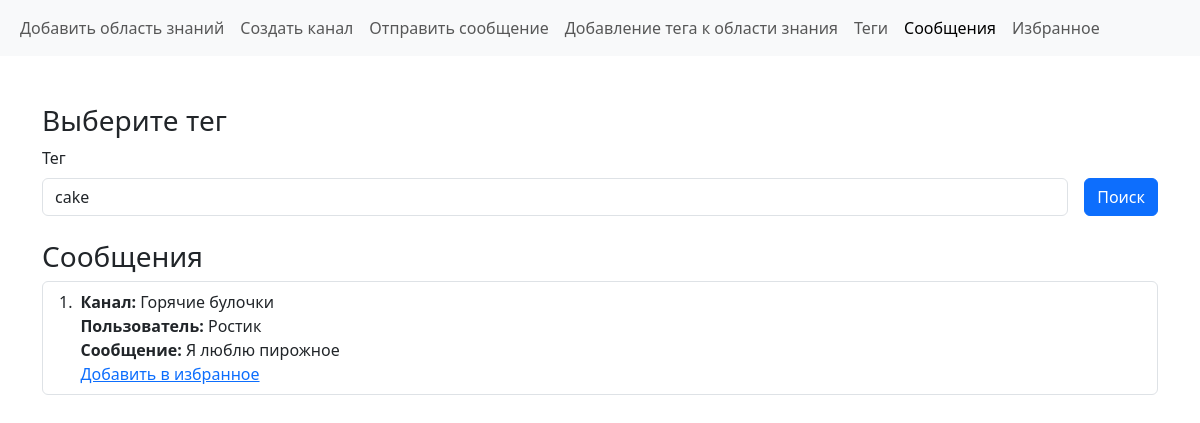
Page /message.php (signed in) on the committed database.
### tables this page shows
CREATE TABLE `message` (
  `id` int NOT NULL,
  `tag_id` int NOT NULL,
  `user_id` int NOT NULL,
  `channel_id` int NOT NULL,
  `data` text NOT NULL,
  `is_save` tinyint(1) NOT NULL DEFAULT '0'
);

CREATE TABLE `channel` (
  `id` int NOT NULL,
  `title` varchar(255) NOT NULL,
  `description` text NOT NULL
);

CREATE TABLE `user` (
  `id` int NOT NULL,
  `name` varchar(255) NOT NULL,
  `email` varchar(255) NOT NULL,
  `password` varchar(255) NOT NULL
);

### functions.php (called while the page is built, shortened)
<?
$URI = parse_url($_SERVER['REQUEST_URI'], PHP_URL_PATH);
$connect = new mysqli('localhost', 'root', '', 'tags');
function db_select($table, $args = [])
{
    global $connect;
    $where_sql = "";
    return $connect->query("SELECT * FROM `$table` $where_sql");
}
function get_tags()
{
    return db_select('tag');
}
function get_messages($tag_id = null)
{
    global $connect;
    $where_tag_sql = '';
    $where_user_sql = '';
    $select_sql = "SELECT `message`.*, `user`.`name` as `user_name`, `channel`.`title` as `channel` FROM `message`";
    $join_sql = "JOIN `user` ON `user`.`id`=`message`.`user_id` JOIN `channel` ON `channel`.`id`=`message`.`channel_id`";
    $sql = "$select_sql $join_sql WHERE $where_tag_sql `is_save` = '0' $where_user_sql";
    return $connect->query($sql);
}
require_once __DIR__ . './components/nav.php';

### message.php (the view, shortened to what this page needs)
<?
require_once './functions.php';
$tag = $_GET['tag'];
$messages = get_messages($tag);
?>
<!DOCTYPE html>
<html lang="ru">
<head>
    <link rel="stylesheet" href="https://cdn.jsdelivr.net/npm/bootstrap@5.3.0-alpha3/dist/css/bootstrap.min.css">
    <link rel="stylesheet" href="/assets/css/index.css">
</head>
<body>
    <header>
        <?= get_nav(); ?>
    </header>
    <main class="pt-5">
        <div class="container">
            <h3>Выберите тег</h3>
            <form class="mb-4 d-flex align-items-end">
                <div class="me-3 flex-grow-1">
                    <label for="tag" class="form-label">Тег</label>
                    <select class="form-control" id="tag" name="tag" required>
                        <? foreach (get_tags() as $tag) : ?>
                            <option value="<?= $tag['id'] ?>"><?= $tag['title'] ?></option>
                        <? endforeach ?>
                    </select>
                </div>
                <button type="submit" class="btn btn-primary">Поиск</button>
            </form>
            <h3>Сообщения</h3>
            <? if ($messages->num_rows < 1) : ?>
                <div>Сообщений нет</div>
            <? else : ?>
                <ol class="list-group list-group-numbered">
                    <? foreach ($messages as $message) : ?>
                        <li class="list-group-item d-flex">
                            <div class="ms-2">
                                <div><strong>Канал:</strong> <?= $message['channel'] ?></div>
                                <div><strong>Пользователь:</strong> <?= $message['user_name'] ?></div>
                                <div><strong>Сообщение:</strong> <?= $message['data'] ?></div>
                                <a class="link" href="/http/add_favorite.php?id=<?= $message['id'] ?>">Добавить в избранное</a>
                            </div>
                        </li>
                    <? endforeach; ?>
                </ol>
            <? endif; ?>
        </div>
    </main>
</body>
</html>

### components/nav.php
<?
function get_nav()
{
    global $URI;
    $links_html = "";
    $links = [
        [
            'href' => '/',
            'name' => 'Авторзиация'
        ],
        [
            'href' => '/add_field.php',
            'name' => 'Добавить область знаний'
        ],
        [
            'href' => '/add_chanel.php',
            'name' => 'Создать канал'
        ],
        [
            'href' => '/add_message.php',
            'name' => 'Отправить сообщение'
        ],
        [
            'href' => '/tag_to_field.php',
            'name' => 'Добавление тега к области знания'
        ],
        [
            'href' => '/tags.php',
            'name' => 'Теги'
        ],
        [
            'href' => '/message.php',
            'name' => 'Сообщения'
        ],
        [
            'href' => '/favorite.php',
            'name' => 'Избранное'
        ]
    ];
    if (!empty($_SESSION['user'])) {
        $links = array_slice($links, 1);
    }
    foreach ($links as $link) {
        if ($URI === $link['href']) {
            $links_html .= '<a class="nav-link active" aria-current="page" href="' . $link['href'] . '">' . $link['name'] . '</a>';
            continue;
        }
        $links_html .= '<a class="nav-link" href="' . $link['href'] . '">' . $link['name'] . '</a>';
    }
    return '<nav class="navbar navbar-expand-lg bg-body-tertiary">
            <div class="container-fluid">
                <div class="collapse navbar-collapse" id="navbarNavAltMarkup">
                    <div class="navbar-nav">
                    ' . $links_html . '
                    </div>
                </div>
            </div>
        </nav>';
}

### rows in the picture
message: channel.title "Горячие булочки", user.name "Ростик", data "Я люблю пирожное"

### other values in the picture
$link['name'] "Добавить область знаний"
$link['name'] "Создать канал"
$link['name'] "Отправить сообщение"
$link['name'] "Добавление тега к области знания"
$link['name'] "Теги"
$link['name'] "Сообщения"
$link['name'] "Избранное"
form field tag "cake"
